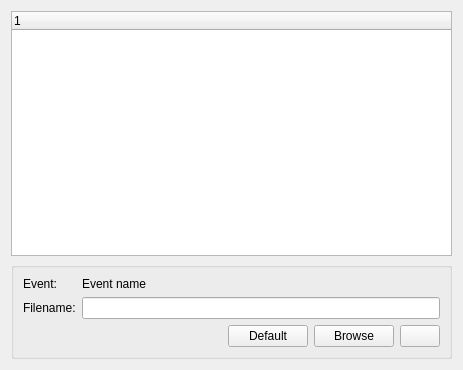
<?xml version="1.0" encoding="UTF-8"?>
<ui version="4.0">
 <class>SoundPage</class>
 <widget class="QWidget" name="SoundPage">
  <property name="geometry">
   <rect>
    <x>0</x>
    <y>0</y>
    <width>463</width>
    <height>370</height>
   </rect>
  </property>
  <layout class="QGridLayout" name="gridLayout">
   <item row="1" column="0">
    <widget class="QGroupBox" name="eventGroup">
     <layout class="QVBoxLayout" name="verticalLayout">
      <item>
       <layout class="QGridLayout" name="gridLayout_2">
        <item row="3" column="1">
         <layout class="QHBoxLayout" name="horizontalLayout_1">
          <property name="spacing">
           <number>2</number>
          </property>
          <item>
           <widget class="LineEditClear" name="filenameEdit"/>
          </item>
         </layout>
        </item>
        <item row="1" column="1">
         <widget class="QLabel" name="eventName">
          <property name="text">
           <string notr="true">Event name</string>
          </property>
         </widget>
        </item>
        <item row="1" column="0">
         <widget class="QLabel" name="eventLabel">
          <property name="text">
           <string>Event:</string>
          </property>
         </widget>
        </item>
        <item row="3" column="0">
         <widget class="QLabel" name="label_2">
          <property name="text">
           <string>Filename:</string>
          </property>
         </widget>
        </item>
       </layout>
      </item>
      <item>
       <layout class="QHBoxLayout" name="horizontalLayout_2">
        <item>
         <spacer name="horizontalSpacer">
          <property name="orientation">
           <enum>Qt::Horizontal</enum>
          </property>
          <property name="sizeHint" stdset="0">
           <size>
            <width>40</width>
            <height>20</height>
           </size>
          </property>
         </spacer>
        </item>
        <item>
         <widget class="QPushButton" name="defaultButton">
          <property name="text">
           <string>Default</string>
          </property>
         </widget>
        </item>
        <item>
         <widget class="QPushButton" name="browseButton">
          <property name="text">
           <string>Browse</string>
          </property>
         </widget>
        </item>
        <item>
         <widget class="QPushButton" name="playButton">
          <property name="icon">
           <iconset resource="../images.qrc">
            <normaloff>:/images/player_play.png</normaloff>:/images/player_play.png</iconset>
          </property>
         </widget>
        </item>
       </layout>
      </item>
     </layout>
    </widget>
   </item>
   <item row="0" column="0">
    <widget class="QTreeWidget" name="eventTreeWidget">
     <property name="editTriggers">
      <set>QAbstractItemView::NoEditTriggers</set>
     </property>
     <property name="allColumnsShowFocus">
      <bool>true</bool>
     </property>
     <column>
      <property name="text">
       <string notr="true">1</string>
      </property>
     </column>
    </widget>
   </item>
  </layout>
 </widget>
 <customwidgets>
  <customwidget>
   <class>LineEditClear</class>
   <extends>QLineEdit</extends>
   <header>gui/common/LineEditClear.h</header>
  </customwidget>
 </customwidgets>
 <tabstops>
  <tabstop>eventTreeWidget</tabstop>
  <tabstop>filenameEdit</tabstop>
  <tabstop>defaultButton</tabstop>
  <tabstop>browseButton</tabstop>
  <tabstop>playButton</tabstop>
 </tabstops>
 <resources>
  <include location="../images.qrc"/>
 </resources>
 <connections/>
</ui>
